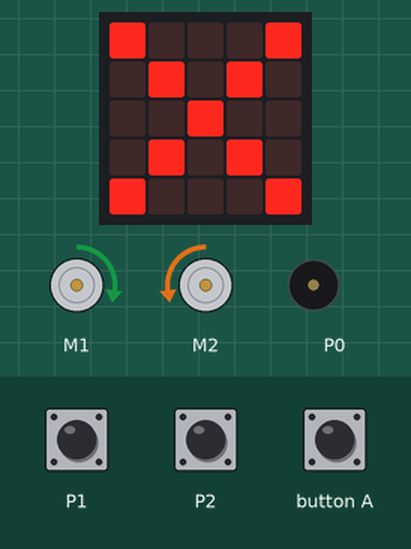
The program below on a simulated BBC micro:bit (MakeCode). On the bench: the board's 5×5 LED display, 2 × DC motor (green arrow = forward, orange = backward, longer = faster), buzzer (waves = sounding). The test bench sets the inputs (shaded band); at power-on: P1 HIGH, P2 HIGH.

Above: at 10.0 s.
10.1 s: P1 pulled LOW for 1 s
At 10.91 s:
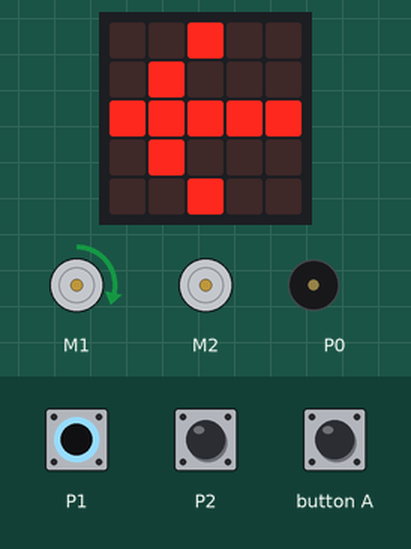
13.2 s: P2 pulled LOW for 1 s
At 14.22 s:
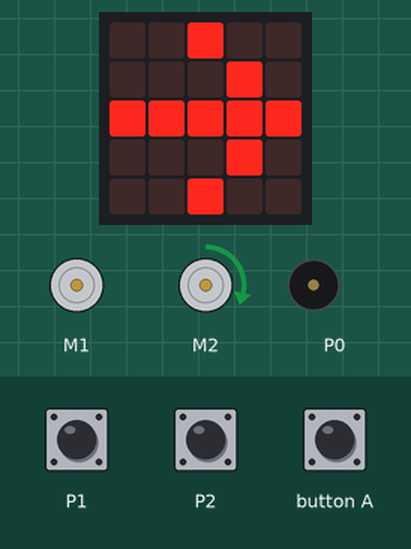
16.5 s: button A pressed for 0.15 s
At 17.2 s:
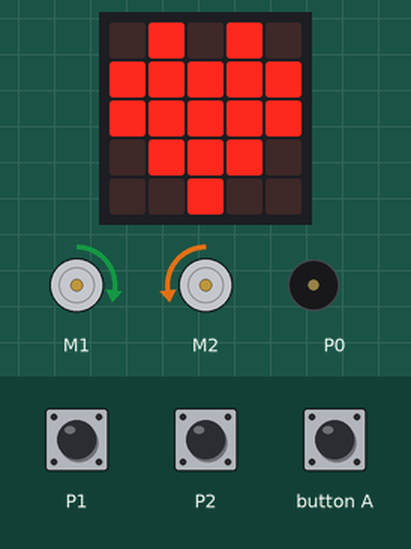
19.0 s: P1 pulled LOW for 3.2 s
At 22.7 s:
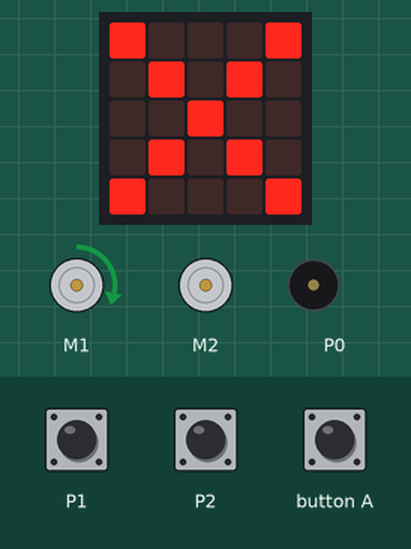
24.4 s: P2 pulled LOW for 3.2 s
At 28.2 s:
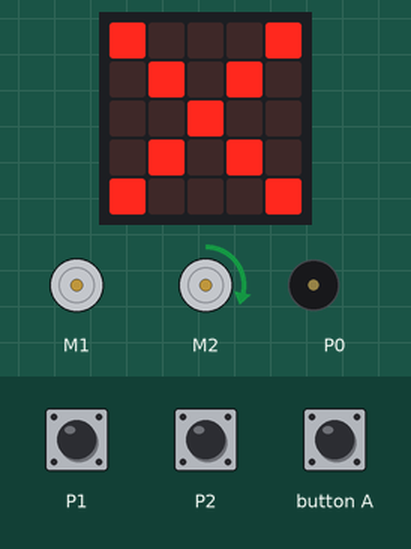
29.8 s: P1 driven LOW and P2 driven LOW
At 31.4 s:
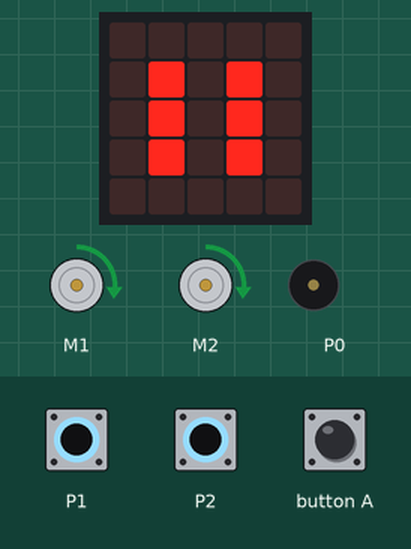
Timing chart, 0 to 32.7 s (numbered marks = the images above; inputs shaded):
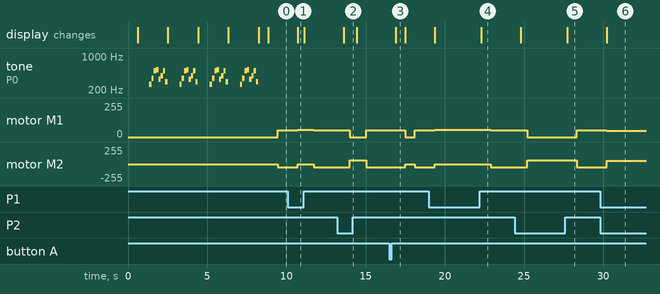

Measured:
- after the input at 10.1 s, motor M1: forward 51/255 → forward 56/255 after 0.60 s, → forward 51/255 1.0 s later; motor M2: backward 51/255 → stopped after 0.60 s, → backward 51/255 1.0 s later; the display: changes after 0.60 s (image 1)
- after the input at 13.2 s, motor M1: forward 51/255 → stopped after 0.81 s, → forward 51/255 1.0 s later; motor M2: backward 51/255 → forward 56/255 after 0.81 s, → backward 51/255 1.0 s later; the display: changes after 0.41 s (image 2)
- after the input at 16.5 s, motor M1: forward 51/255 → stopped after 1.0 s, → forward 51/255 0.60 s later; motor M2: backward 51/255 → stopped after 1.0 s, → backward 51/255 0.60 s later; the display: changes after 0.41 s (image 3)
- after the input at 19.0 s, motor M1: forward 51/255 → forward 56/255 after 0.37 s, → forward 51/255 3.5 s later; motor M2: backward 51/255 → stopped after 0.37 s, → backward 51/255 3.5 s later; the display: first changes after 0.37 s (image 4 shows a later state)
- after the input at 24.4 s, motor M1: forward 51/255 → stopped after 0.79 s, → forward 51/255 3.1 s later; motor M2: backward 51/255 → forward 56/255 after 0.79 s, → backward 51/255 3.1 s later; the display: first changes after 0.39 s (image 5 shows a later state)
- after the input at 29.8 s, motor M1: forward 51/255 → forward 46/255 after 0.42 s; motor M2: backward 51/255 → forward 46/255 after 0.42 s; the display: changes after 0.42 s (image 6)
- what the display in image 3 shows lasts 0.6 s, from 16.9 s to 17.5 s

The program:

main.ts
```typescript
function Doleva () {
    wuKong.setAllMotor(22, 0)
    basic.showLeds(`
        . . # . .
        . # . . .
        # # # # #
        . # . . .
        . . # . .
        `)
}
input.onButtonPressed(Button.A, function () {
    basic.showIcon(IconNames.Heart)
    wuKong.stopAllMotor()
})
function Dopredu () {
    wuKong.setAllMotor(18, 18)
    basic.showLeds(`
        . . . . .
        . # . # .
        . # . # .
        . # . # .
        . . . . .
        `)
}
function Hudba () {
    for (let pořadí = 0; pořadí <= 3; pořadí++) {
        basic.showNumber(pořadí)
        music.playMelody("C F B C5 E G B D ", 422)
    }
}
function Ztraceno () {
    basic.showIcon(IconNames.No)
    wuKong.setAllMotor(20, -20)
}
function Doprava () {
    basic.showLeds(`
        . . # . .
        . . . # .
        # # # # #
        . . . # .
        . . # . .
        `)
    wuKong.setAllMotor(0, 22)
}
basic.showIcon(IconNames.Heart)
Hudba()
basic.showIcon(IconNames.TShirt)
pins.setPull(DigitalPin.P1, PinPullMode.PullUp)
pins.setPull(DigitalPin.P2, PinPullMode.PullUp)
wuKong.stopAllMotor()
basic.forever(function () {
    if (pins.digitalReadPin(DigitalPin.P1) == 0 && pins.digitalReadPin(DigitalPin.P2) == 0) {
        Dopredu()
    } else if (pins.digitalReadPin(DigitalPin.P1) == 0 && pins.digitalReadPin(DigitalPin.P2) == 1) {
        Doleva()
    } else if (pins.digitalReadPin(DigitalPin.P1) == 1 && pins.digitalReadPin(DigitalPin.P2) == 0) {
        Doprava()
    } else {
        Ztraceno()
    }
})
```

test.ts
```typescript
// Tady jsou testy. Při použití tohoto balíčku jako rozšíření nebude zkompilováno.
```
